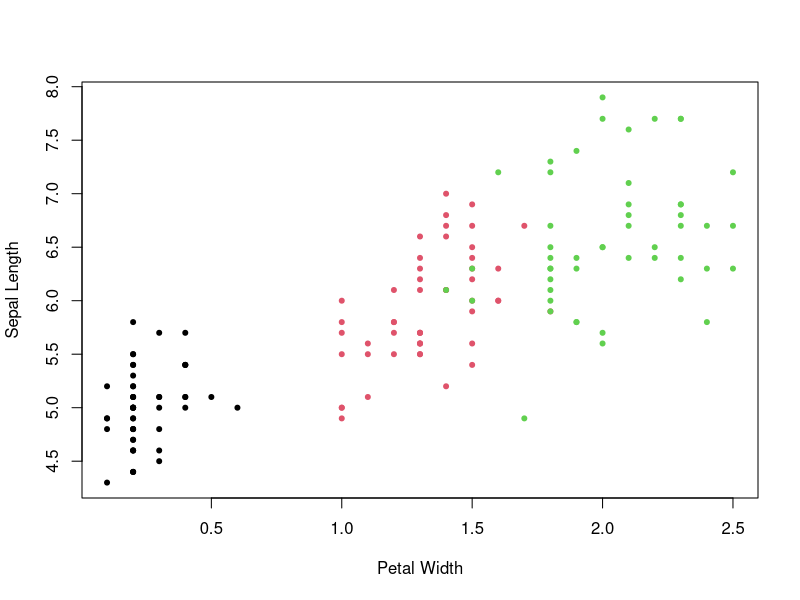
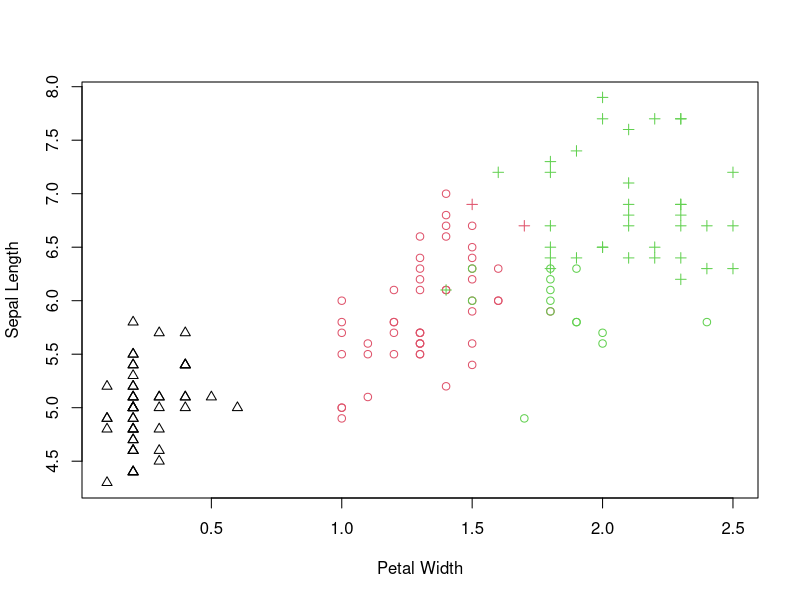
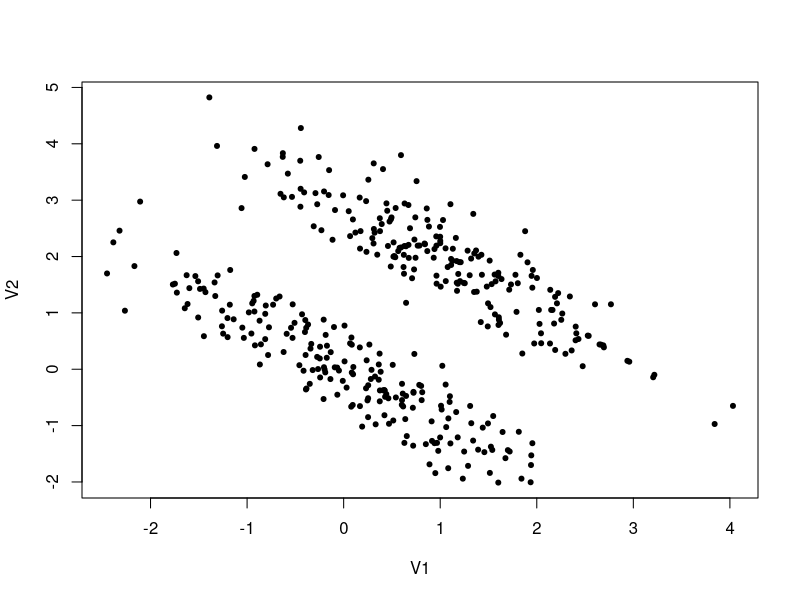
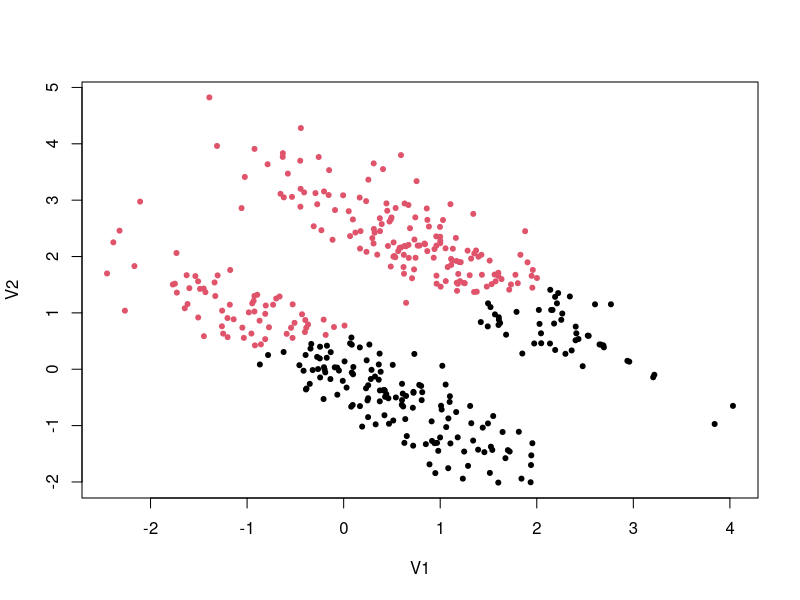
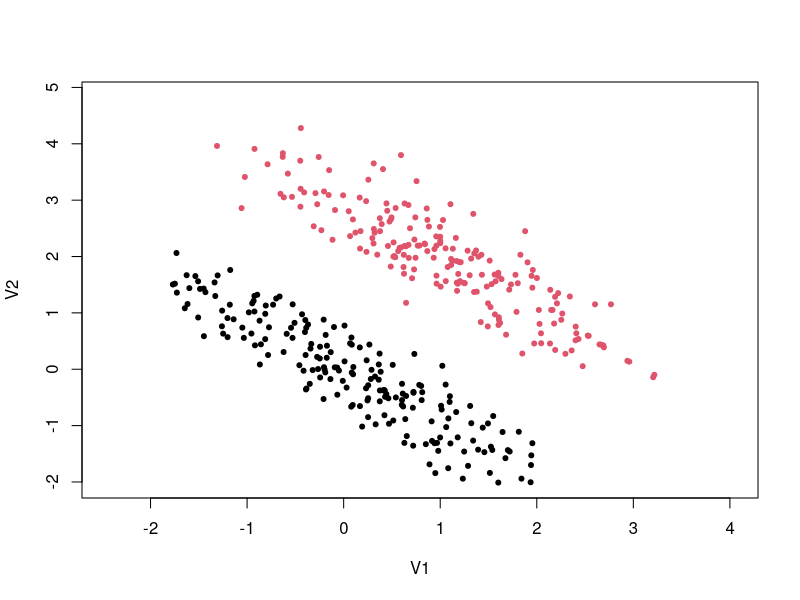

These figures' R source, in order:
## ---- chunk 1
library(fpc)
## ---- chunk 2
data(iris)
plot(iris$Petal.Width,iris$Sepal.Length,col=as.numeric(iris$Species),xlab ="Petal Width", ylab="Sepal Length",pch = 20)
## ---- chunk 3
iris_k <- iris[,1:4]
kmi <- kmeans(iris_k, 3, nstart =20)
## ---- chunk 4
kmi$withinss
kmi$tot.withinss
## ---- chunk 5
kmi$betweenss
## ---- chunk 6
plot(iris$Petal.Width, iris$Sepal.Length, col = as.numeric(iris$Species), xlab ="Petal Width", ylab="Sepal Length", pch = kmi$cluster)
## ---- chunk 7
hw3<-read.csv(file= "./homework3_clustering.csv")
## ---- chunk 8
plot(hw3$V1, hw3$V2, xlab = "V1", ylab = "V2", pch = 20)
## ---- chunk 9
kmhw3 = kmeans(hw3, 2, nstart =100)
plot(hw3$V1, hw3$V2, xlab = "V1", ylab = "V2", pch = 20, col = kmhw3$cluster)
## ---- chunk 10
dbshw3 = dbscan(hw3,eps=0.5, MinPts = 5)
plot(hw3$V1, hw3$V2, xlab = "V1", ylab = "V2", pch = 20, col = dbshw3$cluster)
